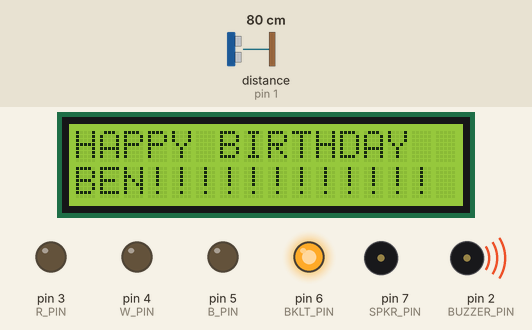
The sketch below on a simulated Arduino Uno, built with avr-gcc and run on an emulated ATmega328P. On the bench: 16×2 character LCD, output pins drawn as LEDs (lit = HIGH), buzzer (waves = sounding, pin HIGH). Wiring (inferred from the names in the program): ultrasonic range finder: trigger pin 0; echo pin 1. The inputs (shaded band) are chosen by the test bench; at power-on: distance to the obstacle (sensor on pin 1) 80 cm. The echo pulse lasts 58.3 µs per cm; pins used as bus, display or sensor lines are not drawn.

Above: at 5.2 s.
At 11.58 s:
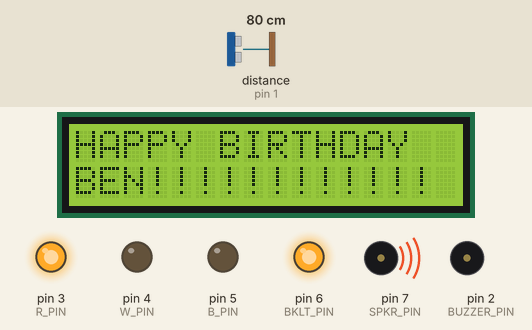
At 15.01 s:
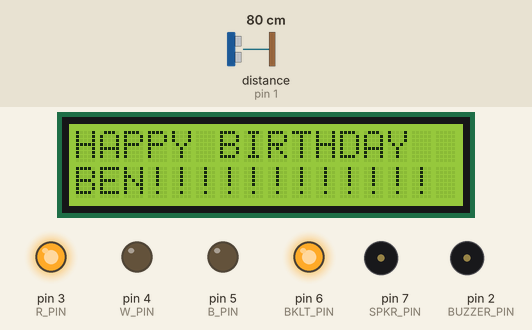
At 21.8 s:
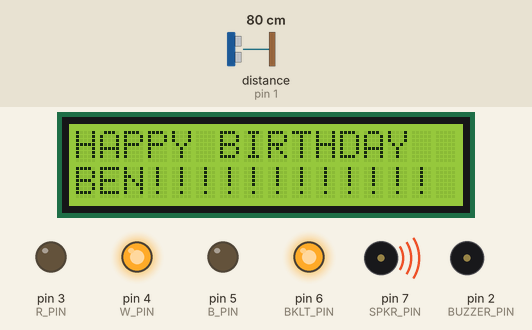
At 29.99 s:
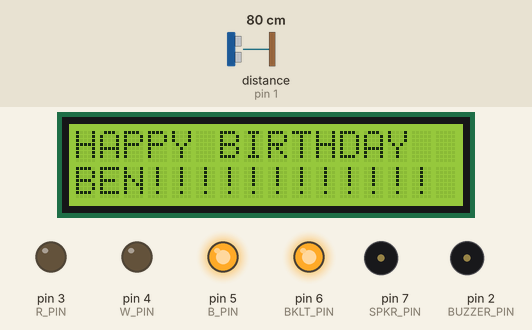
At 39.71 s:
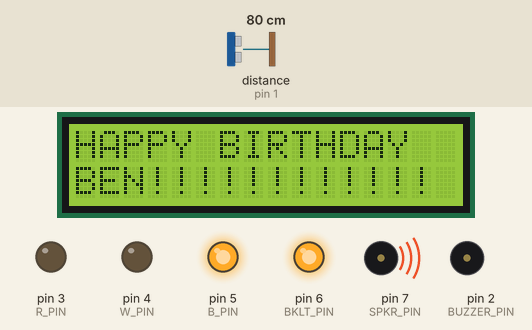
Timing chart, 0 to 40.0 s (numbered marks = the images above):
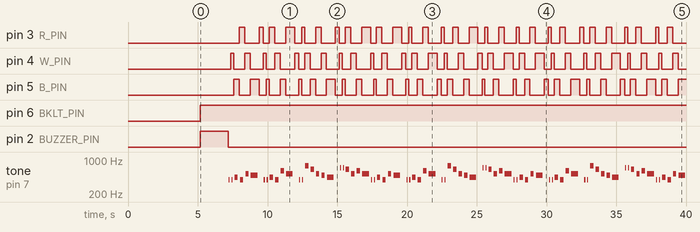

Measured:
- by itself, pin 3 (R_PIN): LOW → HIGH at 8.0 s, → LOW 0.39 s later, → HIGH 1.0 s later, → LOW 0.30 s later, … (58 changes in this stretch)
- by itself, pin 4 (W_PIN): LOW → HIGH at 7.4 s, → LOW 0.21 s later, → HIGH 0.78 s later, → LOW 0.39 s later, … (60 changes in this stretch)
- by itself, pin 5 (B_PIN): LOW → HIGH at 7.6 s, → LOW 0.39 s later, → HIGH 0.78 s later, → LOW 0.63 s later, … (59 changes in this stretch)
- by itself, pin 6 (BKLT_PIN): LOW → HIGH at 5.2 s
- by itself, pin 2 (BUZZER_PIN): LOW → HIGH at 5.2 s, → LOW 2.0 s later
- by itself, tone on pin 7 (SPKR_PIN): plays 391 Hz for 0.08 s, 391 Hz for 0.08 s, 439 Hz for 0.24 s, 391 Hz for 0.24 s, 521 Hz for 0.24 s, 491 Hz for 0.48 s … (81 notes in this stretch)

The sketch:

BenSpooker.ino
```cpp
// File: BenSpooker.ino
// Programmer: Joey Gore
// Date: 2019-02-21
// Description: Utilize motion sensing to spook Ben on his
// birthday

#include <LiquidCrystal.h>

// Globals
// Pin definitions
#define TRIG_PIN 0
#define ECHO_PIN 1
#define BUZZER_PIN 2
#define R_PIN 3
#define W_PIN 4
#define B_PIN 5
#define BKLT_PIN 6
#define SPKR_PIN 7

#define RS 8
#define EN 9
#define D4 10
#define D5 11
#define D6 12
#define D7 13

// Variables
bool triggered;
const int durationLimit = 7000;
long duration;
int distance;
LiquidCrystal lcd(RS, EN, D4, D5, D6, D7);
int leds[] = {R_PIN, W_PIN, B_PIN};
int ledssize = sizeof(leds)/sizeof(*leds);
int currentled;

int length = 28; // the number of notes
char notes[] = "GGAGcB GGAGdc GGxecBA yyecdc";
int beats[] = { 2, 2, 8, 8, 8, 16, 1, 2, 2, 8, 8,8, 16, 1, 2,2,8,8,8,8,16, 1,2,2,8,8,8,16 };
int tempo = 150;

void setup() {
  triggered = false;
  currentled = 0;

  pinMode(TRIG_PIN, OUTPUT);
  pinMode(ECHO_PIN, INPUT);
  pinMode(BUZZER_PIN, OUTPUT);
  pinMode(R_PIN, OUTPUT);
  pinMode(W_PIN, OUTPUT);
  pinMode(B_PIN, OUTPUT);
  pinMode(BKLT_PIN, OUTPUT);
  pinMode(SPKR_PIN, OUTPUT);

  lcd.begin(16, 2);

  // "Exit" delay. So you don't set off the "alarm" accidentally
  delay(5000);
}

void loop() {
  // Do nothing until Ultrasonic sensor is triggered
  while(!triggered) {
    delay(100);
    triggered = checkProximity();

    if(triggered){
      //triggered = true;
      writeLCD();
      digitalWrite(BUZZER_PIN, HIGH);
      delay(2000);
      digitalWrite(BUZZER_PIN, LOW);
    }
  }

  // Play Happy birthday
  for (int i = 0; i < length; i++) {
    if (notes[i] == ' ') {
      delay(beats[i] * tempo); // rest
    } else {
      playNote(notes[i], beats[i] * tempo);
    }

   // pause between notes
   delay(tempo);
   digitalWrite(leds[currentled], LOW);
   digitalWrite(leds[(currentled+1)%ledssize], HIGH);
   currentled = (currentled+1)%ledssize;
  }
}

bool checkProximity() {
    digitalWrite(TRIG_PIN, LOW);
    delayMicroseconds(2);

    digitalWrite(TRIG_PIN, HIGH);
    delayMicroseconds(10);
    digitalWrite(TRIG_PIN, LOW);

    float resp = pulseInLong(ECHO_PIN, HIGH);

    if(resp < durationLimit && resp != 0) {
      return true;
    } else {
      return false;
    }
}

void writeLCD() {
  lcd.print("HAPPY BIRTHDAY");
  lcd.setCursor(0,1);
  lcd.print("BEN!!!!!!!!!!!!");
  digitalWrite(BKLT_PIN, HIGH);
}

void playTone(int tone, int toneDuration) {
  for (long i = 0; i < toneDuration * 1000L; i += tone * 2) {
    digitalWrite(SPKR_PIN, HIGH);
    delayMicroseconds(tone);
    digitalWrite(SPKR_PIN, LOW);
    delayMicroseconds(tone);
    }
}

void playNote(char note, int noteDuration) {
  char names[] = {'C', 'D', 'E', 'F', 'G', 'A', 'B',
                  'c', 'd', 'e', 'f', 'g', 'a', 'b',
                  'x', 'y' };

  int tones[] = { 1915, 1700, 1519, 1432, 1275, 1136, 1014,
                  956,  834,  765,  593,  468,  346,  224,
                  655 , 715 };

  int SPEE = 5;

  // play the tone corresponding to the note name
  for (int i = 0; i < 17; i++) {
    if (names[i] == note) {
      int newduration = noteDuration/SPEE;
      playTone(tones[i], newduration);
    }
  }
}
```
